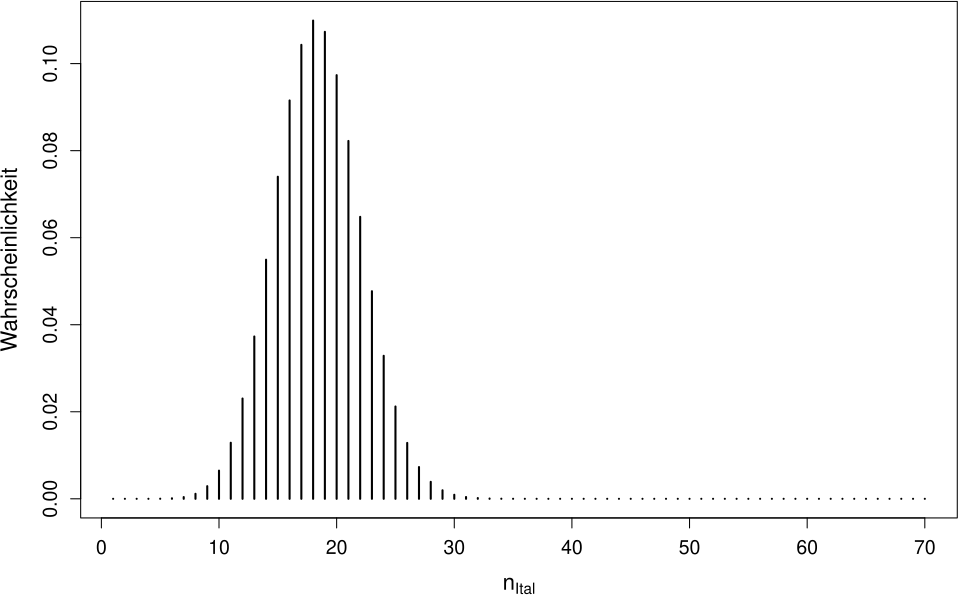

Recreate this plot in R.
# Augenarzt/innen nach Sprachregion, MedReg 2022
ND <- 1260
NF <- 572
NI <- 70
# Ungeplanter Untersuchungsbereich: Ital. Sprachregion
# Stichprobe im Umfang n = 500 (gesamte Schweiz)
n <- 500
# Verteilung
p <- dhyper(1:NI, NI, ND + NF, n)
# Plot
pdf(file = "hypergeom.pdf", width = 10)
    plot(1:NI, p, type = "h", lwd = 2, xlab = expression(n[Ital]),
         ylab = "Wahrscheinlichkeit", cex.lab = 1.3, cex.axis = 1.2)
dev.off()
system("pdfcrop hypergeom.pdf hypergeom.pdf")
